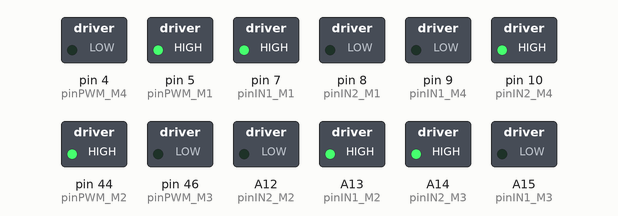
A program run on a simulated Arduino Mega 2560, built with avr-gcc and run on an emulated ATmega2560. Parts: switched loads named in the program (green lamp = pin HIGH).

Above: at 1.0 s.
At 3.0 s:
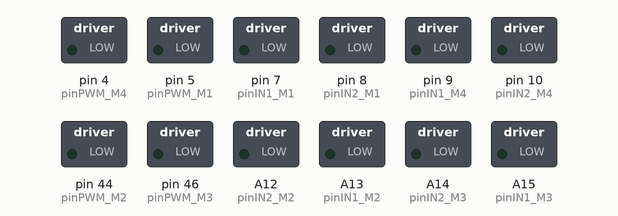
Timing chart, 0 to 5.2 s (numbered marks = the images above):
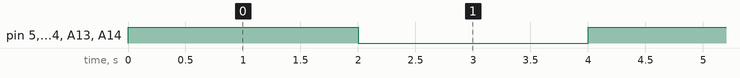

Measured:
- by itself, pin 5 (pinPWM_M1), pin 7 (pinIN1_M1), pin 10 (pinIN2_M4), pin 44 (pinPWM_M2), A13 (pinIN1_M2), A14 (pinIN2_M3): alternates HIGH for 2.0 s and LOW for 2.0 s

The program:

main.cpp
```cpp
#include <Arduino.h>
#include <Encoder.h>
// Motor 1
int pinIN1_M1 = 7;  // Pin IN1 del motor 1
int pinIN2_M1 = 8;  // Pin IN2 del motor 1
int pinPWM_M1 = 5;  // Pin PWM del motor 1

// Motor 2
int pinIN1_M2 = A13;  // Pin IN1 del motor 2
int pinIN2_M2 = A12;  // Pin IN2 del motor 2
int pinPWM_M2 = 44;   // Pin PWM del motor 2

// Motor 3 Ya esta en el ESP32. Para más informacion ve a Prueba.
int pinIN1_M3 = A15;  // Pin IN1 del motor 3
int pinIN2_M3 = A14;  // Pin IN2 del motor 3
int pinPWM_M3 = 46;   // Pin PWM del motor 3

// Motor 4 Ya esta en el ESP32. Para más informacion ve a Prueba.
int pinIN1_M4 = 9;  // Pin IN1 del motor 4
int pinIN2_M4 = 10; // Pin IN2 del motor 4
int pinPWM_M4 = 4;  // Pin PWM del motor 4


void detenerMotores();
void avanzarMotor(int pinIN1, int pinIN2, int pinPWM, int velocidad, bool adelante) ;


void setup() {
  // Configurar los pines de los motores como salidas
  pinMode(pinIN1_M1, OUTPUT);
  pinMode(pinIN2_M1, OUTPUT);
  pinMode(pinPWM_M1, OUTPUT);

  pinMode(pinIN1_M2, OUTPUT);
  pinMode(pinIN2_M2, OUTPUT);
  pinMode(pinPWM_M2, OUTPUT);

  pinMode(pinIN1_M3, OUTPUT);
  pinMode(pinIN2_M3, OUTPUT);
  pinMode(pinPWM_M3, OUTPUT);

  pinMode(pinIN1_M4, OUTPUT);
  pinMode(pinIN2_M4, OUTPUT);
  pinMode(pinPWM_M4, OUTPUT);
}

void loop() {

  /*Asumiendo una referencia.

  El arduino va a ser el origen de nuestro sistema coordenado. El norte seria en direccion al puerto USB C de entrada, y en direccion de
  la PC. El Sur seria por donde va el ESP32. El oeste seria donde esta la bornera negra. Y el este es donde estan los fusibles.

  Primer motor es el que esta debajo de los fusibles.
  Segudo motor es el que esta debajo de la computadora.
  El Motor tres es el que esta debajo de la bornera y el boton de encendido.
  EL motor 4 es el que esta debajo del la salida del stepdown.

   Pines de los Encoders.
   Amarillo = A
   Blanco = B

   Motor 1.
   Entrada_A = 19
   Entrada_B = 18

   Motor 2.
   Entrada_ A = 2
   Entrada_B = 3

  Pines de los Encoders en el ESP32
  Motor 3
  #include <ESP32Encoder.h>
  #define EncoderPinA 18
  #define EncoderPinB 19
  Motor 4.
  Encoder_PinA= D34
  Encoder_PinB= D35

  */
  // Personalizar el sentido y velocidad de cada motor
  avanzarMotor(pinIN1_M1, pinIN2_M1, pinPWM_M1, 255, true);  // Motor 1 adelante a velocidad máxima
  avanzarMotor(pinIN1_M2, pinIN2_M2, pinPWM_M2, 255, true);  // Motor 2 adelante a velocidad 200
  avanzarMotor(pinIN1_M3, pinIN2_M3, pinPWM_M3, 0, false); // Motor 3 atrás a velocidad 150
  avanzarMotor(pinIN1_M4, pinIN2_M4, pinPWM_M4, 0, false);   // Motor 4 detenido
  delay(2000);

  // Detener todos los motores
  detenerMotores();
  delay(2000);
}

// Función para avanzar o retroceder motores individualmente
void avanzarMotor(int pinIN1, int pinIN2, int pinPWM, int velocidad, bool adelante) {
  if (adelante) {
    digitalWrite(pinIN1, HIGH);
    digitalWrite(pinIN2, LOW);
  } else {
    digitalWrite(pinIN1, LOW);
    digitalWrite(pinIN2, HIGH);
  }
  analogWrite(pinPWM, velocidad);
}

// Función para detener todos los motores
void detenerMotores() {
  // Motor 1 detenido
  digitalWrite(pinIN1_M1, LOW);
  digitalWrite(pinIN2_M1, LOW);
  analogWrite(pinPWM_M1, 0);

  // Motor 2 detenido
  digitalWrite(pinIN1_M2, LOW);
  digitalWrite(pinIN2_M2, LOW);
  analogWrite(pinPWM_M2, 0);

  // Motor 3 detenido
  digitalWrite(pinIN1_M3, LOW);
  digitalWrite(pinIN2_M3, LOW);
  analogWrite(pinPWM_M3, 0);

  // Motor 4 detenido
  digitalWrite(pinIN1_M4, LOW);
  digitalWrite(pinIN2_M4, LOW);
  analogWrite(pinPWM_M4, 0);
}
```
